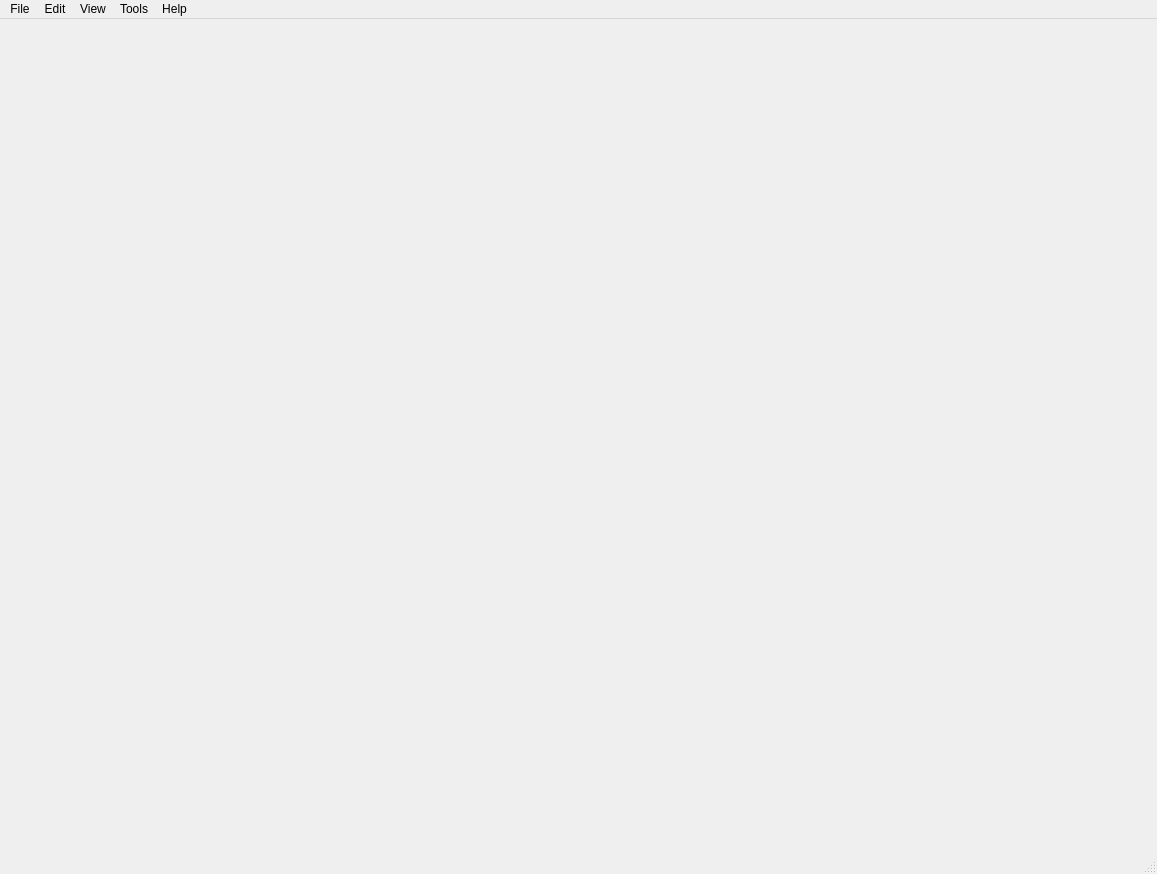
<?xml version="1.0" encoding="UTF-8"?>
<ui version="4.0">
 <class>MainWindow</class>
 <widget class="QMainWindow" name="MainWindow">
  <property name="geometry">
   <rect>
    <x>0</x>
    <y>0</y>
    <width>1157</width>
    <height>874</height>
   </rect>
  </property>
  <property name="windowTitle">
   <string>OpenDrill</string>
  </property>
  <widget class="QWidget" name="centralwidget"/>
  <widget class="QMenuBar" name="menubar">
   <property name="geometry">
    <rect>
     <x>0</x>
     <y>0</y>
     <width>1157</width>
     <height>29</height>
    </rect>
   </property>
   <widget class="QMenu" name="menuFile">
    <property name="title">
     <string>File</string>
    </property>
    <addaction name="actionNew"/>
    <addaction name="actionOpen"/>
    <addaction name="separator"/>
    <addaction name="actionSave"/>
    <addaction name="actionSave_As"/>
    <addaction name="actionExport_As"/>
    <addaction name="separator"/>
    <addaction name="actionQuit"/>
   </widget>
   <widget class="QMenu" name="menuEdit">
    <property name="title">
     <string>Edit</string>
    </property>
    <addaction name="actionUndo"/>
    <addaction name="actionRedo"/>
    <addaction name="separator"/>
    <addaction name="actionCut"/>
    <addaction name="actionCopy"/>
    <addaction name="actionPase"/>
    <addaction name="separator"/>
    <addaction name="actionAdd_Marchers"/>
    <addaction name="actionTrade_Dots"/>
   </widget>
   <widget class="QMenu" name="menuView">
    <property name="title">
     <string>View</string>
    </property>
    <addaction name="actionZoom"/>
    <addaction name="actionZoom_Out"/>
    <addaction name="actionReset_Zoom"/>
    <addaction name="separator"/>
   </widget>
   <widget class="QMenu" name="menuTools">
    <property name="title">
     <string>Tools</string>
    </property>
    <addaction name="actionPreferences"/>
    <addaction name="separator"/>
    <addaction name="actionAdd_Music_File"/>
   </widget>
   <widget class="QMenu" name="menuHelp">
    <property name="title">
     <string>Help</string>
    </property>
    <addaction name="actionGet_Help_Online"/>
    <addaction name="actionAbout"/>
   </widget>
   <addaction name="menuFile"/>
   <addaction name="menuEdit"/>
   <addaction name="menuView"/>
   <addaction name="menuTools"/>
   <addaction name="menuHelp"/>
  </widget>
  <widget class="QStatusBar" name="statusbar"/>
  <action name="actionNew">
   <property name="text">
    <string>New...</string>
   </property>
   <property name="shortcut">
    <string>Ctrl+N</string>
   </property>
  </action>
  <action name="actionOpen">
   <property name="text">
    <string>Open</string>
   </property>
   <property name="shortcut">
    <string>Ctrl+O</string>
   </property>
  </action>
  <action name="actionSave">
   <property name="text">
    <string>Save</string>
   </property>
   <property name="shortcut">
    <string>Ctrl+S</string>
   </property>
  </action>
  <action name="actionSave_As">
   <property name="text">
    <string>Save As...</string>
   </property>
   <property name="shortcut">
    <string>Ctrl+Shift+S</string>
   </property>
  </action>
  <action name="actionExport_As">
   <property name="text">
    <string>Export As...</string>
   </property>
   <property name="shortcut">
    <string>Ctrl+E</string>
   </property>
  </action>
  <action name="actionQuit">
   <property name="text">
    <string>Quit</string>
   </property>
   <property name="shortcut">
    <string>Ctrl+Q</string>
   </property>
  </action>
  <action name="actionUndo">
   <property name="text">
    <string>Undo</string>
   </property>
  </action>
  <action name="actionRedo">
   <property name="text">
    <string>Redo</string>
   </property>
  </action>
  <action name="actionCut">
   <property name="text">
    <string>Cut</string>
   </property>
  </action>
  <action name="actionCopy">
   <property name="text">
    <string>Copy</string>
   </property>
  </action>
  <action name="actionPase">
   <property name="text">
    <string>Paste</string>
   </property>
  </action>
  <action name="actionAdd_Marchers">
   <property name="text">
    <string>Add Marchers...</string>
   </property>
  </action>
  <action name="actionTrade_Dots">
   <property name="text">
    <string>Trade Dots</string>
   </property>
  </action>
  <action name="actionZoom">
   <property name="text">
    <string>Zoom In</string>
   </property>
  </action>
  <action name="actionZoom_Out">
   <property name="text">
    <string>Zoom Out</string>
   </property>
  </action>
  <action name="actionReset_Zoom">
   <property name="text">
    <string>Reset Zoom</string>
   </property>
  </action>
  <action name="actionPreferences">
   <property name="text">
    <string>Preferences</string>
   </property>
  </action>
  <action name="actionAdd_Music_File">
   <property name="text">
    <string>Add Music File...</string>
   </property>
  </action>
  <action name="actionGet_Help_Online">
   <property name="text">
    <string>Get Help Online...</string>
   </property>
  </action>
  <action name="actionAbout">
   <property name="text">
    <string>About</string>
   </property>
  </action>
 </widget>
 <resources/>
 <connections/>
</ui>
